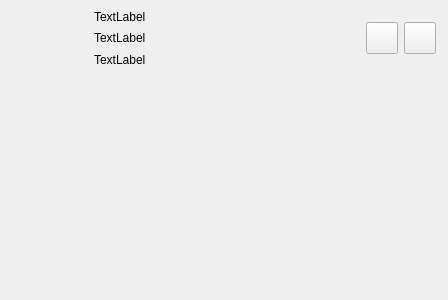
<?xml version="1.0" encoding="UTF-8"?>
<ui version="4.0">
 <class>Form</class>
 <widget class="QWidget" name="Form">
  <property name="geometry">
   <rect>
    <x>0</x>
    <y>0</y>
    <width>448</width>
    <height>300</height>
   </rect>
  </property>
  <property name="windowTitle">
   <string>Form</string>
  </property>
  <layout class="QHBoxLayout" name="horizontalLayout">
   <property name="spacing">
    <number>12</number>
   </property>
   <property name="leftMargin">
    <number>12</number>
   </property>
   <property name="topMargin">
    <number>6</number>
   </property>
   <property name="rightMargin">
    <number>12</number>
   </property>
   <property name="bottomMargin">
    <number>12</number>
   </property>
   <item>
    <widget class="QWidget" name="serverListLayoutW" native="true">
     <property name="sizePolicy">
      <sizepolicy hsizetype="Maximum" vsizetype="Expanding">
       <horstretch>0</horstretch>
       <verstretch>0</verstretch>
      </sizepolicy>
     </property>
     <property name="maximumSize">
      <size>
       <width>16777215</width>
       <height>16777215</height>
      </size>
     </property>
     <layout class="QHBoxLayout" name="serverListLayout">
      <property name="spacing">
       <number>0</number>
      </property>
      <property name="sizeConstraint">
       <enum>QLayout::SetDefaultConstraint</enum>
      </property>
      <property name="leftMargin">
       <number>0</number>
      </property>
      <property name="topMargin">
       <number>0</number>
      </property>
      <property name="rightMargin">
       <number>0</number>
      </property>
      <property name="bottomMargin">
       <number>0</number>
      </property>
     </layout>
    </widget>
   </item>
   <item>
    <widget class="QWidget" name="detailsLayoutW" native="true">
     <property name="sizePolicy">
      <sizepolicy hsizetype="Expanding" vsizetype="Expanding">
       <horstretch>0</horstretch>
       <verstretch>0</verstretch>
      </sizepolicy>
     </property>
     <layout class="QGridLayout" name="detailsLayout">
      <property name="leftMargin">
       <number>0</number>
      </property>
      <property name="topMargin">
       <number>0</number>
      </property>
      <property name="rightMargin">
       <number>0</number>
      </property>
      <property name="bottomMargin">
       <number>0</number>
      </property>
      <item row="1" column="0">
       <widget class="QWidget" name="detailsBody" native="true">
        <property name="sizePolicy">
         <sizepolicy hsizetype="Preferred" vsizetype="Expanding">
          <horstretch>0</horstretch>
          <verstretch>0</verstretch>
         </sizepolicy>
        </property>
       </widget>
      </item>
      <item row="2" column="0">
       <widget class="QWidget" name="download" native="true">
        <property name="sizePolicy">
         <sizepolicy hsizetype="Preferred" vsizetype="Minimum">
          <horstretch>0</horstretch>
          <verstretch>0</verstretch>
         </sizepolicy>
        </property>
        <layout class="QHBoxLayout" name="downloadLayout">
         <property name="spacing">
          <number>0</number>
         </property>
         <property name="sizeConstraint">
          <enum>QLayout::SetDefaultConstraint</enum>
         </property>
         <property name="leftMargin">
          <number>0</number>
         </property>
         <property name="topMargin">
          <number>0</number>
         </property>
         <property name="rightMargin">
          <number>0</number>
         </property>
         <property name="bottomMargin">
          <number>0</number>
         </property>
        </layout>
       </widget>
      </item>
      <item row="0" column="0">
       <widget class="QWidget" name="detailsHeader" native="true">
        <property name="sizePolicy">
         <sizepolicy hsizetype="Preferred" vsizetype="Maximum">
          <horstretch>0</horstretch>
          <verstretch>0</verstretch>
         </sizepolicy>
        </property>
        <layout class="QHBoxLayout" name="detailsHeaderLayout">
         <property name="spacing">
          <number>6</number>
         </property>
         <property name="leftMargin">
          <number>0</number>
         </property>
         <property name="topMargin">
          <number>0</number>
         </property>
         <property name="rightMargin">
          <number>0</number>
         </property>
         <property name="bottomMargin">
          <number>0</number>
         </property>
         <item>
          <widget class="QLabel" name="icon">
           <property name="sizePolicy">
            <sizepolicy hsizetype="Fixed" vsizetype="Fixed">
             <horstretch>0</horstretch>
             <verstretch>0</verstretch>
            </sizepolicy>
           </property>
           <property name="minimumSize">
            <size>
             <width>64</width>
             <height>64</height>
            </size>
           </property>
           <property name="maximumSize">
            <size>
             <width>64</width>
             <height>64</height>
            </size>
           </property>
           <property name="text">
            <string/>
           </property>
           <property name="alignment">
            <set>Qt::AlignRight|Qt::AlignTrailing|Qt::AlignVCenter</set>
           </property>
          </widget>
         </item>
         <item>
          <layout class="QVBoxLayout" name="detailsText">
           <property name="spacing">
            <number>0</number>
           </property>
           <item>
            <widget class="QLabel" name="detailsName">
             <property name="text">
              <string>TextLabel</string>
             </property>
            </widget>
           </item>
           <item>
            <widget class="QLabel" name="detailsSubname1">
             <property name="text">
              <string>TextLabel</string>
             </property>
            </widget>
           </item>
           <item>
            <widget class="QLabel" name="detailsSubname2">
             <property name="text">
              <string>TextLabel</string>
             </property>
            </widget>
           </item>
          </layout>
         </item>
         <item>
          <widget class="QPushButton" name="detailWebsite">
           <property name="sizePolicy">
            <sizepolicy hsizetype="Fixed" vsizetype="Fixed">
             <horstretch>0</horstretch>
             <verstretch>0</verstretch>
            </sizepolicy>
           </property>
           <property name="minimumSize">
            <size>
             <width>32</width>
             <height>32</height>
            </size>
           </property>
           <property name="maximumSize">
            <size>
             <width>32</width>
             <height>32</height>
            </size>
           </property>
           <property name="icon">
            <iconset>
             <normaloff>resources/icons/website.png</normaloff>resources/icons/website.png</iconset>
           </property>
           <property name="iconSize">
            <size>
             <width>24</width>
             <height>24</height>
            </size>
           </property>
          </widget>
         </item>
         <item>
          <widget class="QPushButton" name="detailSettings">
           <property name="sizePolicy">
            <sizepolicy hsizetype="Fixed" vsizetype="Fixed">
             <horstretch>0</horstretch>
             <verstretch>0</verstretch>
            </sizepolicy>
           </property>
           <property name="minimumSize">
            <size>
             <width>32</width>
             <height>32</height>
            </size>
           </property>
           <property name="maximumSize">
            <size>
             <width>32</width>
             <height>32</height>
            </size>
           </property>
           <property name="icon">
            <iconset>
             <normaloff>resources/icons/settings-app.png</normaloff>resources/icons/settings-app.png</iconset>
           </property>
           <property name="iconSize">
            <size>
             <width>24</width>
             <height>24</height>
            </size>
           </property>
          </widget>
         </item>
        </layout>
       </widget>
      </item>
     </layout>
    </widget>
   </item>
  </layout>
 </widget>
 <resources/>
 <connections/>
</ui>
